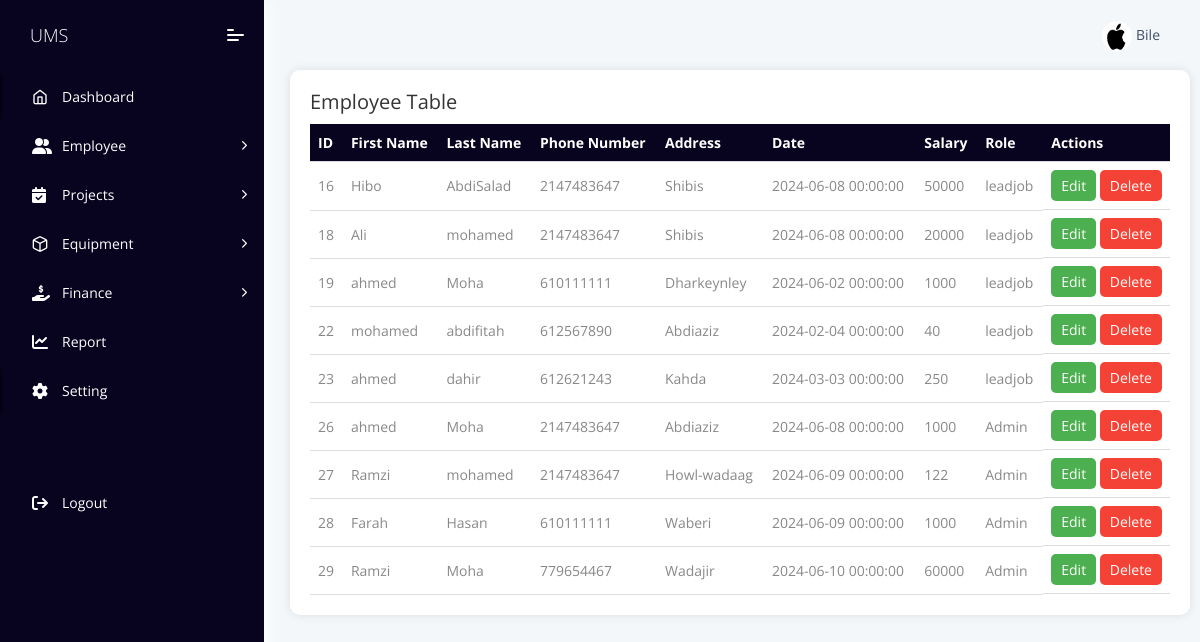
Before: /Application/view/Empl_table.php (signed in) with the older database file.
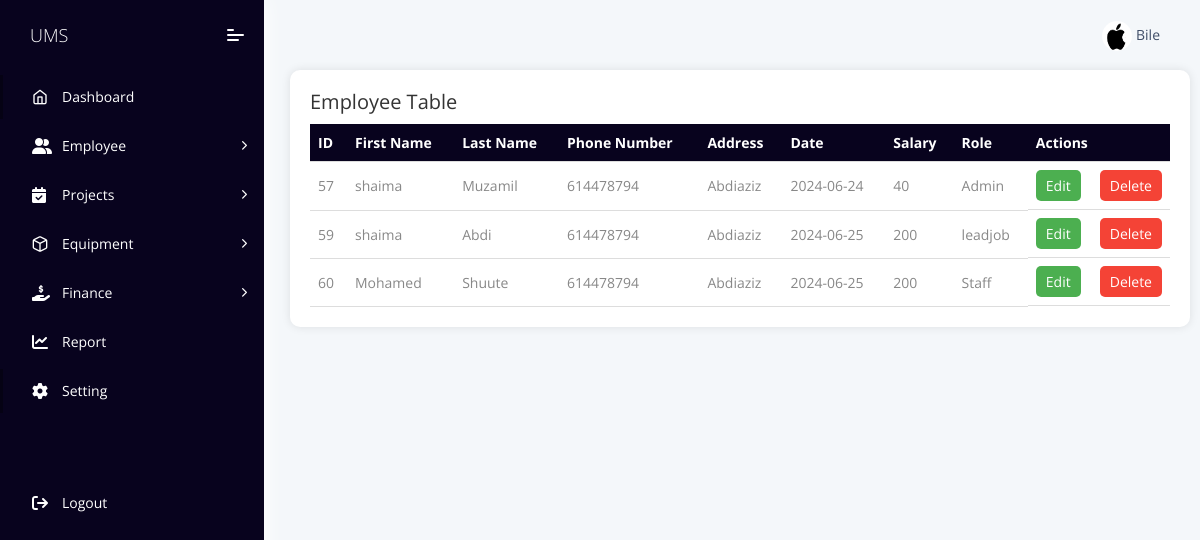
After: the same page with the newer database file.
### tables this page shows
CREATE TABLE `register_empl` (
  `empl_id` int(11) NOT NULL,
  `First_Name` varchar(50) NOT NULL,
  `Last_Name` varchar(50) NOT NULL,
  `phonenumber` int(11) NOT NULL,
  `Address` varchar(50) NOT NULL,
  `Role` varchar(50) NOT NULL,
  `Date` date NOT NULL,
  `Salary` float(10,0) NOT NULL
);

### Application/view/Empl_table.php (the view, shortened to what this page needs)
<?php
include 'header.php';
include 'sidebar.php';
?>
<!DOCTYPE html>
<html lang="en">
<head>
</head>
<body>
<div class="container">
    <h2>Employee Table</h2>
    <table>
        <thead>
            <tr>
                <th>ID</th>
                <th>First Name</th>
                <th>Last Name</th>
                <th>Phone Number</th>
                <th>Address</th>
                <th>Date</th>
                <th>Salary</th>
                <th>Role</th>
                <th>Actions</th>
            </tr>
        </thead>
        <tbody>
            <?php
            $conn = new mysqli("localhost", "root", "", "ums");
            $sql = "SELECT * FROM register_empl";
            $result = $conn->query($sql);
            if ($result->num_rows > 0) {
                while($row = $result->fetch_assoc()) {
                    echo "<tr>";
                    echo "<td>" . $row['empl_id'] . "</td>";
                    echo "<td>" . $row['First_Name'] . "</td>";
                    echo "<td>" . $row['Last_Name'] . "</td>";
                    echo "<td>" . $row['phonenumber'] . "</td>";
                    echo "<td>" . $row['Address'] . "</td>";
                    echo "<td>" . $row['Date'] . "</td>";
                    echo "<td>" . $row['Salary'] . "</td>";
                    echo "<td>" . $row['Role'] . "</td>";
                    echo "<td class='action-buttons'>";
                    echo "<a href='#' class='edit-btn' onclick='openEditModal(". json_encode($row) .")'>Edit</a>";
                    echo "<a href='del_employee.php?empl_ID=" . $row['empl_id'] . "' class='delete-btn'>Delete</a>";
                    echo "</td>";
                    echo "</tr>";
                }
            } else {
                echo "<tr><td colspan='9'>No records found</td></tr>";
            }
            ?>
        </tbody>
    </table>
</div>
</body>
</html>

### Application/view/header.php (shortened to what this page needs)
<?php
$image = isset($_SESSION['image']) ? $_SESSION['image'] : 'udub.jpg';
?>
<!DOCTYPE html>
<html lang="en">
<head>
    <link rel="stylesheet" href="../../assets/fonts/fontawesome/css/fontawesome-all.min.css">
    <link rel="stylesheet" href="../../assets/css/style.css">
    <link rel="stylesheet" href="../css/header.css">
</head>
<body>
    <header class="navbar pcoded-header navbar-expand-lg navbar-light">
        <div class="collapse navbar-collapse">
            <ul class="navbar-nav ml-auto">
                <li>
                    <div class="dropdown drp-user">
                        <a href="javascript:"  data-toggle="dropdown">
                            <img src="<?php echo $image; ?>" class="img-radius image" alt="User-Profile-Image">
                            <span><?php echo $_SESSION['username']; ?></span>
                        </a>
                    </div>
                </li>
            </ul>
        </div>
    </header>
</body>
</html>

### Application/view/sidebar.php (shortened to what this page needs)
<!DOCTYPE html>
<html lang="en">
<head>
    <link rel="stylesheet" href="path/to/css/feathericon.min.css">
    <link rel="stylesheet" href="https://cdnjs.cloudflare.com/ajax/libs/font-awesome/6.5.2/css/all.min.css">
    <link rel="stylesheet" href="../css/sidebar.css">
</head>
<body>
    <nav class="pcoded-navbar">
        <div class="navbar-wrapper">
            <div class="navbar-brand header-logo">
                <a href="dashboard.php" class="b-brand">
                  <span class="b-title">UMS</span>
                </a>
                <a class="mobile-menu" id="mobile-collapse" href="javascript:"><span></span></a>
            </div>
            <div class="navbar-content ">
                <ul class="nav pcoded-inner-navbar">
                    <li data-username="dashboard Default Ecommerce CRM Analytics Crypto Project" class="nav-item active">
                        <a href="Dashboard.php" class="nav-link"><span class="pcoded-micon"><i class="feather icon-home"></i></span><span class="pcoded-mtext">Dashboard</span></a>
                    </li>
                    <li data-username="basic components Button Alert Badges breadcrumb Paggination progress Tooltip popovers Carousel Cards Collapse Tabs pills Modal Grid System Typography Extra Shadows Embeds" class="nav-item pcoded-hasmenu">
                        <a href="javascript:" class="nav-link"><span class="pcoded-micon"><i class="fas fa-user-friends"></i></span><span class="pcoded-mtext">Employee</span></a>
                    </li>
                    <li data-username="basic components Button Alert Badges breadcrumb Paggination progress Tooltip popovers Carousel Cards Collapse Tabs pills Modal Grid System Typography Extra Shadows Embeds" class="nav-item pcoded-hasmenu">
                        <a href="javascript:" class="nav-link"><span class="pcoded-micon"><i class="fas fa-calendar-check"></i></span><span class="pcoded-mtext">Projects</span></a>
                    </li>
                    <li data-username="basic components Button Alert Badges breadcrumb Paggination progress Tooltip popovers Carousel Cards Collapse Tabs pills Modal Grid System Typography Extra Shadows Embeds" class="nav-item pcoded-hasmenu">
                        <a href="javascript:" class="nav-link"><span class="pcoded-micon"><i class="feather icon-box"></i></span><span class="pcoded-mtext">Equipment</span></a>
                    </li>
                    <li data-username="basic components Button Alert Badges breadcrumb Paggination progress Tooltip popovers Carousel Cards Collapse Tabs pills Modal Grid System Typography Extra Shadows Embeds" class="nav-item pcoded-hasmenu">
                        <a href="javascript:" class="nav-link"><span class="pcoded-micon"><i class="fas fa-hand-holding-usd"></i></span><span class="pcoded-mtext">Finance</span></a>
                    </li>
                    <li data-username="basic components Button Alert Badges breadcrumb Paggination progress Tooltip popovers Carousel Cards Collapse Tabs pills Modal Grid System Typography Extra Shadows Embeds" class="nav-item">
                        <a href="Report.php" class="nav-link"><span class="pcoded-micon"><i class="fas fa-line-chart"></i></span><span class="pcoded-mtext">Report</span></a>
                    </li>
                    <li data-username="dashboard Default Ecommerce CRM Analytics Crypto Project" class="nav-item active">
                        <a href="Setting.php" class="nav-link"><span class="pcoded-micon"><i class="fas fa-gear"></i></span><span class="pcoded-mtext">Setting</span></a>
                    </li>
                    <br><br><br>
                    <li data-username="basic components Button Alert Badges breadcrumb Paggination progress Tooltip popovers Carousel Cards Collapse Tabs pills Modal Grid System Typography Extra Shadows Embeds" class="nav-item">
                        <a href="javascript:" class="nav-link" id="logout-link"><span class="pcoded-micon"><i class="fas fa-sign-out"></i></span><span class="pcoded-mtext">Logout</span></a>
                    </li>
                </ul>
            </div>
        </div>
    </nav>
</body>
</html>

### Application/css/header.css (style rules this page uses)
.image { width: 30px; height: 30px; border-radius: 60%; }

### Application/css/sidebar.css (style rules this page uses)
h2 { font-size: 20px; margin-bottom: 10px; color: #333; }
@media (min-width: 1200px) and (max-width: 1599px) { .container { max-width: 1140px; } }
.container { width: 100%; margin: 0 auto; padding: 0 15px; }

### Application/view/header.php (style rules this page uses)
.image { width: 30px; height: 30px; border-radius: 60%; }
.dropdown-menu, .user-name, { color: white; }

### Application/view/Empl_table.php (style rules this page uses)
.container { width: 75%; margin-left: 260px; background-color: #fff; padding: 20px; border-radius: 10px; box-shadow: 0 0 10px rgba(0, 0, 0, 0.1); position: relative; left: 40%; transform: translateX(-50%); }
table { width: 100%; border-collapse: collapse; border-radius: 7px; }
th, td { padding: 8px; text-align: left; border-bottom: 1px solid #ddd; }
thead { background-color: #08031E; color: #fff; }
.action-buttons { display: flex; justify-content: space-between; }
.action-buttons a { text-decoration: none; padding: 5px 10px; border-radius: 5px; }
.action-buttons a.edit-btn { background-color: #4CAF50; color: white; }
.action-buttons a.delete-btn { background-color: #f44336; color: white; }

Changed rows visible on the page:
removed register_empl: empl_id "16", First_Name "Hibo", Last_Name "AbdiSalad", phonenumber "2147483647", Address "Shibis", Date "2024-06-08 00:00:00", Salary "50000", Role "leadjob"
removed register_empl: empl_id "18", First_Name "Ali", Last_Name "mohamed", phonenumber "2147483647", Address "Shibis", Date "2024-06-08 00:00:00", Salary "20000", Role "leadjob"
removed register_empl: empl_id "19", First_Name "ahmed", Last_Name "Moha", phonenumber "610111111", Address "Dharkeynley", Date "2024-06-02 00:00:00", Salary "1000", Role "leadjob"
removed register_empl: empl_id "22", First_Name "mohamed", Last_Name "abdifitah", phonenumber "612567890", Address "Abdiaziz", Date "2024-02-04 00:00:00", Salary "40", Role "leadjob"
removed register_empl: empl_id "23", First_Name "ahmed", Last_Name "dahir", phonenumber "612621243", Address "Kahda", Date "2024-03-03 00:00:00", Salary "250", Role "leadjob"
removed register_empl: empl_id "26", First_Name "ahmed", Last_Name "Moha", phonenumber "2147483647", Address "Abdiaziz", Date "2024-06-08 00:00:00", Salary "1000", Role "Admin"
removed register_empl: empl_id "27", First_Name "Ramzi", Last_Name "mohamed", phonenumber "2147483647", Address "Howl-wadaag", Date "2024-06-09 00:00:00", Salary "122", Role "Admin"
removed register_empl: empl_id "28", First_Name "Farah", Last_Name "Hasan", phonenumber "610111111", Address "Waberi", Date "2024-06-09 00:00:00", Salary "1000", Role "Admin"
removed register_empl: empl_id "29", First_Name "Ramzi", Last_Name "Moha", phonenumber "779654467", Address "Wadajir", Date "2024-06-10 00:00:00", Salary "60000", Role "Admin"
added register_empl: empl_id "57", First_Name "shaima", Last_Name "Muzamil", phonenumber "614478794", Address "Abdiaziz", Date "2024-06-24", Salary "40", Role "Admin"
added register_empl: empl_id "59", First_Name "shaima", Last_Name "Abdi", phonenumber "614478794", Address "Abdiaziz", Date "2024-06-25", Salary "200", Role "leadjob"
added register_empl: empl_id "60", First_Name "Mohamed", Last_Name "Shuute", phonenumber "614478794", Address "Abdiaziz", Date "2024-06-25", Salary "200", Role "Staff"
